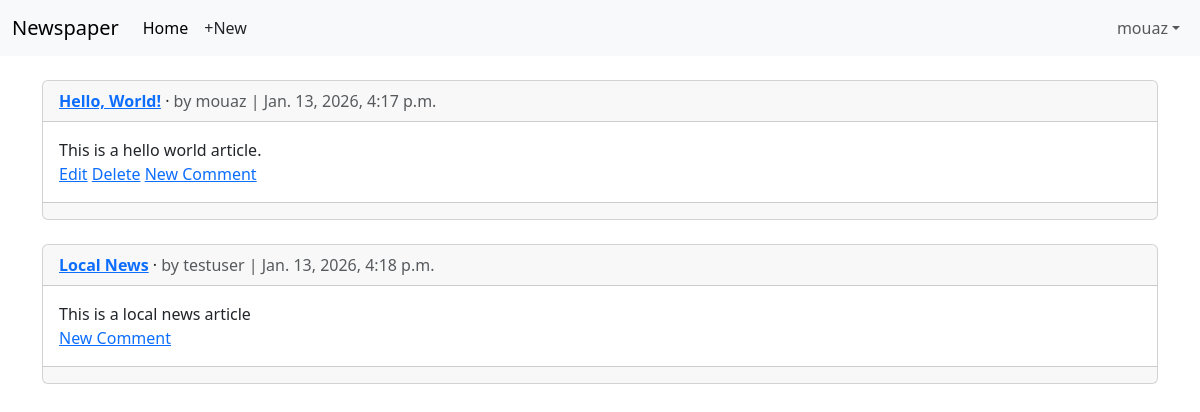
The page /articles/ (signed in) on the database as committed earlier.
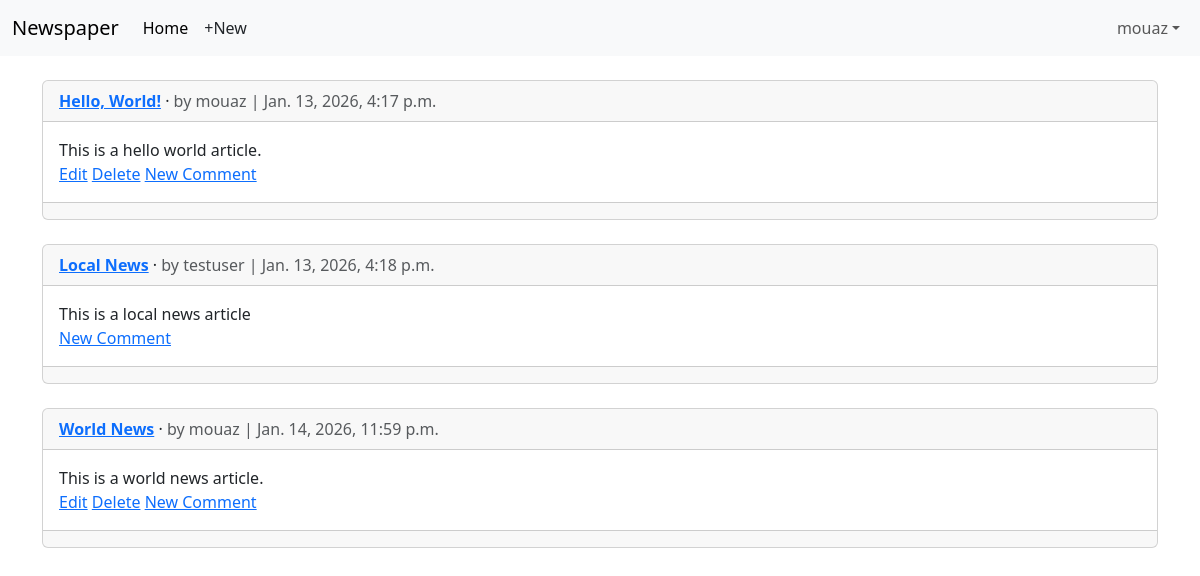
The same page on the database as committed later.
### articles/models.py (models this page shows, shortened)
class Article(models.Model):
    title = models.CharField(max_length=255)
    body = models.TextField()
    date = models.DateTimeField(auto_now_add=True)
    author = models.ForeignKey(settings.AUTH_USER_MODEL, on_delete=models.CASCADE)
    def get_absolute_url(self):
        return reverse("article_detail", kwargs={"pk": self.pk})

### accounts/models.py (models this page shows)
class CustomUser(AbstractUser):
    age = models.PositiveIntegerField(null=True, blank=True)

### articles/views.py (the view)
# urls.py: path("", ArticleListView.as_view(), name="article_list"),
class ArticleListView(LoginRequiredMixin, ListView):
    model = Article
    template_name = "article_list.html"

### templates/article_list.html (shortened to what this page needs)
{% extends "base.html" %}
{% block content %}
{% for article in article_list %}
<div class="card">
    <div class="card-header">
        <span class="fw-bold">
            <a href="{{article.get_absolute_url}}">{{ article.title }}</a>
        </span>&middot;
        <span class="text-muted">by {{ article.author }} | {{ article.date }}</span>
    </div>
    <div class="card-body">
        {{ article.body }}
        <br />
        {% if article.author.pk == request.user.pk %}
        <a href="{% url 'article_edit' article.pk %}">Edit</a> <a href="{% url 'article_delete' article.pk %}">Delete</a>
        {% endif %}
        <a href="{{ article.get_absolute_url }}">New Comment</a>
    </div>
    <div class="card-footer text-center text-muted">
    </div>
</div>
<br />
{% endfor %}
{% endblock content %}

Rows that differ between the two databases and show on the page:
added Article: title "World News", author "mouaz", date "Jan. 14, 2026, 11:59 p.m.", body "This is a world news article.", shows "Edit"
